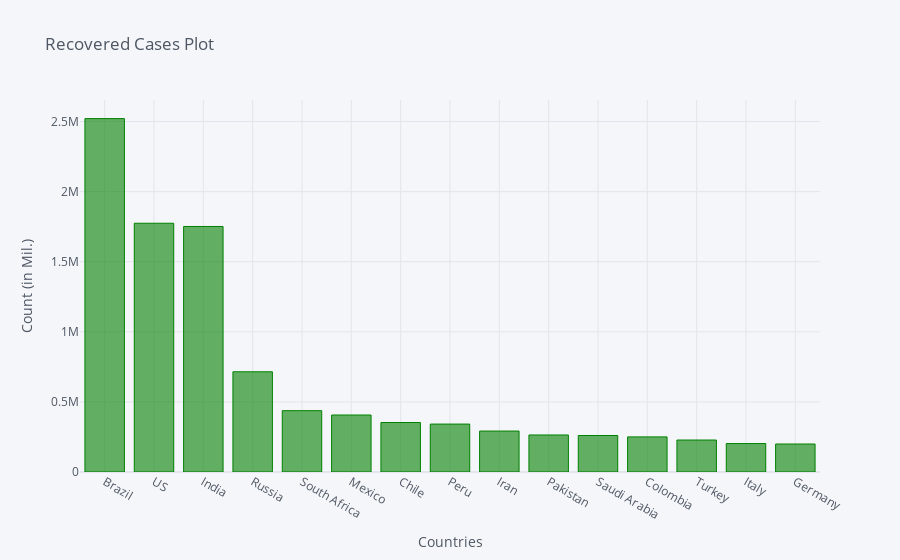

The notebook cell this image was saved under:
### Code cell
recovered_df2_plot.iplot(kind='bar', x='Country/Region', y='8/13/20',color='green',
                         title='Recovered Cases Plot',xTitle='Countries',yTitle='Count (in Mil.)')

### Figure 1 — Plotly figure (JSON) as saved in the notebook; plotly's stock layout.template omitted (floating-point values rounded to 4 significant figures)
{"data": [{"marker": {"color": "rgba(0, 128, 0, 0.6)", "line": {"color": "rgba(0, 128, 0, 1.0)", "width": 1}}, "name": "8/13/20", "orientation": "v", "text": "", "type": "bar", "x": ["Brazil", "US", "India", "Russia", "South Africa", "Mexico", "Chile", "Peru", "Iran", "Pakistan", "Saudi Arabia", "Colombia", "Turkey", "Italy", "Germany"], "y": [2521100, 1774648, 1751555, 714934, 437617, 406583, 353131, 341938, 292058, 264060, 260393, 250494, 228057, 202923, 199654]}], "layout": {"legend": {"bgcolor": "#F5F6F9", "font": {"color": "#4D5663"}}, "paper_bgcolor": "#F5F6F9", "plot_bgcolor": "#F5F6F9", "title": {"font": {"color": "#4D5663"}, "text": "Recovered Cases Plot"}, "xaxis": {"gridcolor": "#E1E5ED", "showgrid": true, "tickfont": {"color": "#4D5663"}, "title": {"font": {"color": "#4D5663"}, "text": "Countries"}, "zerolinecolor": "#E1E5ED"}, "yaxis": {"gridcolor": "#E1E5ED", "showgrid": true, "tickfont": {"color": "#4D5663"}, "title": {"font": {"color": "#4D5663"}, "text": "Count (in Mil.)"}, "zerolinecolor": "#E1E5ED"}}}
